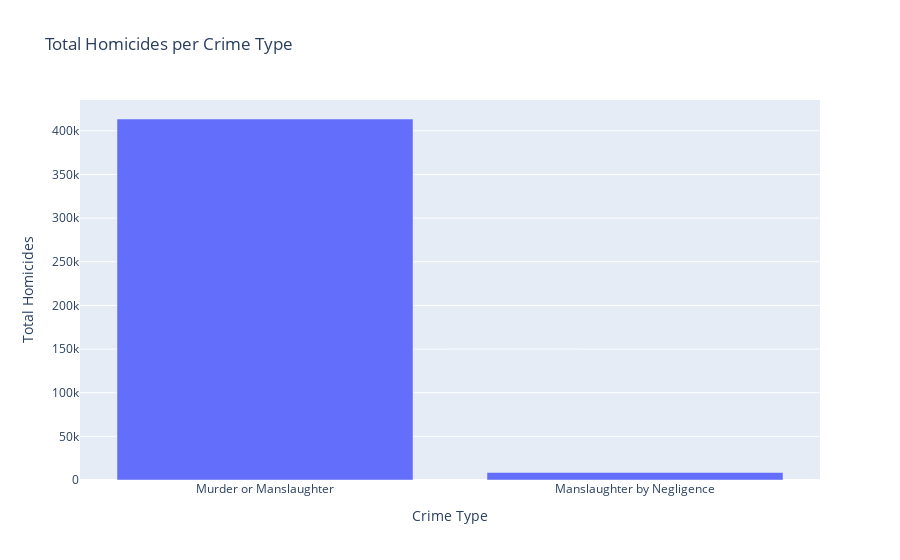

Notebook code cell kept with this figure:
### Code cell
crime_type = df['Crime Type'].value_counts()
fig = px.bar(x=crime_type.index, y=crime_type.values, title='Total Homicides per Crime Type')
fig.update_layout(xaxis_title='Crime Type', yaxis_title='Total Homicides')

fig.show()

### Figure 1 — Plotly figure (JSON) as saved in the notebook; plotly's stock layout.template omitted (floating-point values rounded to 4 significant figures)
{"data": [{"alignmentgroup": "True", "hovertemplate": "x=%{x}<br>y=%{y}<extra></extra>", "legendgroup": "", "marker": {"color": "#636efa", "pattern": {"shape": ""}}, "name": "", "offsetgroup": "", "orientation": "v", "showlegend": false, "textposition": "auto", "type": "bar", "x": ["Murder or Manslaughter", "Manslaughter by Negligence"], "xaxis": "x", "y": [413534, 8592], "yaxis": "y"}], "layout": {"barmode": "relative", "legend": {"tracegroupgap": 0}, "title": {"text": "Total Homicides per Crime Type"}, "xaxis": {"anchor": "y", "domain": [0, 1], "title": {"text": "Crime Type"}}, "yaxis": {"anchor": "x", "domain": [0, 1], "title": {"text": "Total Homicides"}}}}
